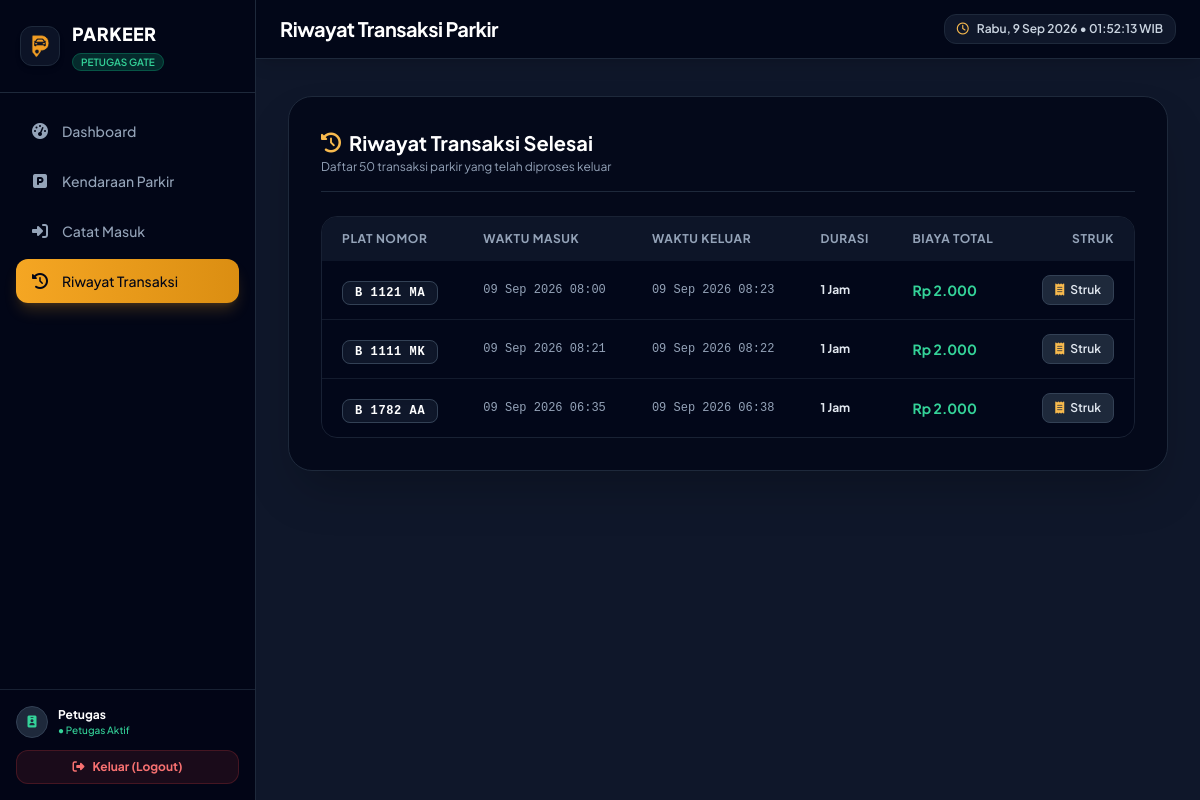
The page /petugas/transaksi/riwayat.php (signed in) on the database its author committed.
### tables this page shows
CREATE TABLE `tb_transaksi` (
  `id_parkir` int NOT NULL,
  `id_kendaraan` int NOT NULL,
  `waktu_masuk` datetime NOT NULL,
  `waktu_keluar` datetime DEFAULT NULL,
  `id_tarif` int NOT NULL,
  `durasi_jam` int DEFAULT NULL,
  `biaya_total` decimal(10,0) DEFAULT NULL,
  `status` enum('masuk','keluar','') NOT NULL DEFAULT 'masuk',
  `id_user` int NOT NULL,
  `id_area` int NOT NULL
);

CREATE TABLE `tb_kendaraan` (
  `id_kendaraan` int NOT NULL,
  `plat_nomor` varchar(15) NOT NULL,
  `jenis_kendaraan` varchar(20) NOT NULL,
  `warna` varchar(20) DEFAULT NULL,
  `pemilik` varchar(100) DEFAULT NULL,
  `id_user` int NOT NULL
);

### functions/transaksi_functions.php (called while the page is built, shortened)
<?php
function getRiwayatTransaksi(PDO $koneksi, ?string $dariTanggal = null, ?string $sampaiTanggal = null, int $limit = 50): array
{
    $sql = "SELECT t.*, k.plat_nomor, k.jenis_kendaraan, a.nama_area, u.nama_lengkap AS nama_petugas
            FROM tb_transaksi t
            JOIN tb_kendaraan k ON t.id_kendaraan = k.id_kendaraan
            JOIN tb_area_parkir a ON t.id_area = a.id_area
            JOIN tb_user u ON t.id_user = u.id_user
            WHERE t.status = 'keluar'";
    $params = [];
    $sql .= " ORDER BY t.waktu_keluar DESC LIMIT :limit";
    $stmt = $koneksi->prepare($sql);
    $stmt->bindValue(':limit', $limit, PDO::PARAM_INT);
    $stmt->execute();
    return $stmt->fetchAll();
}

### petugas/transaksi/riwayat.php (the view, shortened to what this page needs)
<?php
require_once __DIR__ . '/../../includes/header_petugas.php';
require_once __DIR__ . '/../../functions/transaksi_functions.php';
$database = new Database();
$koneksi = $database->connect();
$riwayat = getRiwayatTransaksi($koneksi, null, null, 50);
?>
<div class="bg-slate-950/80 border border-slate-800 rounded-3xl p-6 sm:p-8 shadow-2xl">
    <div class="flex items-center justify-between mb-6 pb-4 border-b border-slate-800">
        <div>
            <h2 class="text-xl font-bold text-white flex items-center gap-2">
                <i class="fa-solid fa-clock-rotate-left text-brand-400"></i> Riwayat Transaksi Selesai
            </h2>
            <p class="text-xs text-slate-400 mt-0.5">Daftar 50 transaksi parkir yang telah diproses keluar</p>
        </div>
    </div>
    <div class="overflow-x-auto rounded-2xl border border-slate-800/80">
        <table class="w-full text-sm text-left">
            <thead class="bg-slate-900/90 text-slate-400 text-xs uppercase tracking-wider font-semibold">
                <tr>
                    <th class="px-5 py-3.5">Plat Nomor</th>
                    <th class="px-5 py-3.5">Waktu Masuk</th>
                    <th class="px-5 py-3.5">Waktu Keluar</th>
                    <th class="px-5 py-3.5">Durasi</th>
                    <th class="px-5 py-3.5">Biaya Total</th>
                    <th class="px-5 py-3.5 text-right">Struk</th>
                </tr>
            </thead>
            <tbody class="divide-y divide-slate-800/60 bg-slate-950/40">
                <?php if (empty($riwayat)): ?>
                    <tr><td colspan="6" class="text-center py-8 text-slate-500">Belum ada riwayat transaksi.</td></tr>
                <?php else: foreach ($riwayat as $r): ?>
                    <tr class="hover:bg-slate-900/50 transition">
                        <td class="px-5 py-3.5">
                            <span class="px-3 py-1 rounded-lg bg-slate-900 border border-slate-700 text-white font-mono font-bold tracking-wider text-xs shadow-inner uppercase">
                                <?= htmlspecialchars($r['plat_nomor']) ?>
                            </span>
                        </td>
                        <td class="px-5 py-3.5 text-xs text-slate-400 font-mono"><?= date('d M Y H:i', strtotime($r['waktu_masuk'])) ?></td>
                        <td class="px-5 py-3.5 text-xs text-slate-400 font-mono"><?= date('d M Y H:i', strtotime($r['waktu_keluar'])) ?></td>
                        <td class="px-5 py-3.5 font-bold text-slate-200 text-xs"><?= $r['durasi_jam'] ?> Jam</td>
                        <td class="px-5 py-3.5 font-bold text-emerald-400">Rp <?= number_format($r['biaya_total'], 0, ',', '.') ?></td>
                        <td class="px-5 py-3.5 text-right">
                            <a href="/parkeer/petugas/struk/cetak.php?id=<?= $r['id_parkir'] ?>"
                               class="px-3 py-1.5 rounded-lg bg-slate-800 hover:bg-slate-700 text-slate-200 text-xs font-semibold border border-slate-700 transition inline-flex items-center gap-1.5">
                                <i class="fa-solid fa-receipt text-brand-400"></i> Struk
                            </a>
                        </td>
                    </tr>
                <?php endforeach; endif; ?>
            </tbody>
        </table>
    </div>
</div>
<?php require_once __DIR__ . '/../../includes/footer_petugas.php'; ?>

### includes/header_petugas.php (style rules this page uses)
body { font-family: 'Plus Jakarta Sans', sans-serif; }

### rows shown on the page
tb_transaksi: id_kendaraan.plat_nomor "B 1121 MA", waktu_masuk "09 Sep 2026 08:00", waktu_keluar "09 Sep 2026 08:23", durasi_jam "1", biaya_total "2.000"
tb_transaksi: id_kendaraan.plat_nomor "B 1111 MK", waktu_masuk "09 Sep 2026 08:21", waktu_keluar "09 Sep 2026 08:22", durasi_jam "1", biaya_total "2.000"
tb_transaksi: id_kendaraan.plat_nomor "B 1782 AA", waktu_masuk "09 Sep 2026 06:35", waktu_keluar "09 Sep 2026 06:38", durasi_jam "1", biaya_total "2.000"

### other values the page prints
$item['label'] "Dashboard"
$item['label'] "Kendaraan Parkir"
$item['label'] "Catat Masuk"
$item['label'] "Riwayat Transaksi"
$_SESSION['nama_lengkap'] "Petugas"
$judulHalaman "Riwayat Transaksi Parkir"
